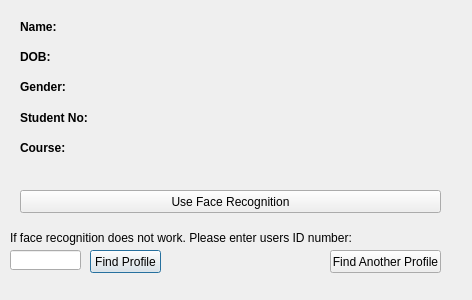
<?xml version="1.0" encoding="UTF-8"?>
<ui version="4.0">
 <class>FindProfile</class>
 <widget class="QDialog" name="FindProfile">
  <property name="geometry">
   <rect>
    <x>0</x>
    <y>0</y>
    <width>472</width>
    <height>300</height>
   </rect>
  </property>
  <property name="windowTitle">
   <string>Dialog</string>
  </property>
  <widget class="QLabel" name="lblCourseText">
   <property name="geometry">
    <rect>
     <x>20</x>
     <y>150</y>
     <width>251</width>
     <height>21</height>
    </rect>
   </property>
   <property name="text">
    <string/>
   </property>
  </widget>
  <widget class="QLabel" name="lblGenderText">
   <property name="geometry">
    <rect>
     <x>20</x>
     <y>90</y>
     <width>251</width>
     <height>21</height>
    </rect>
   </property>
   <property name="text">
    <string/>
   </property>
  </widget>
  <widget class="QLabel" name="lblCourse">
   <property name="geometry">
    <rect>
     <x>20</x>
     <y>140</y>
     <width>71</width>
     <height>16</height>
    </rect>
   </property>
   <property name="font">
    <font>
     <weight>75</weight>
     <bold>true</bold>
    </font>
   </property>
   <property name="text">
    <string>Course:</string>
   </property>
  </widget>
  <widget class="QLabel" name="lblStudentNoText">
   <property name="geometry">
    <rect>
     <x>20</x>
     <y>120</y>
     <width>251</width>
     <height>21</height>
    </rect>
   </property>
   <property name="text">
    <string/>
   </property>
  </widget>
  <widget class="QLabel" name="lblName">
   <property name="geometry">
    <rect>
     <x>20</x>
     <y>20</y>
     <width>47</width>
     <height>13</height>
    </rect>
   </property>
   <property name="font">
    <font>
     <weight>75</weight>
     <bold>true</bold>
    </font>
   </property>
   <property name="text">
    <string>Name:</string>
   </property>
  </widget>
  <widget class="QLabel" name="lblStudentNo">
   <property name="geometry">
    <rect>
     <x>20</x>
     <y>110</y>
     <width>71</width>
     <height>16</height>
    </rect>
   </property>
   <property name="font">
    <font>
     <weight>75</weight>
     <bold>true</bold>
    </font>
   </property>
   <property name="text">
    <string>Student No:</string>
   </property>
  </widget>
  <widget class="QPushButton" name="cmdFindProfile">
   <property name="geometry">
    <rect>
     <x>90</x>
     <y>250</y>
     <width>71</width>
     <height>23</height>
    </rect>
   </property>
   <property name="text">
    <string>Find Profile</string>
   </property>
  </widget>
  <widget class="QLabel" name="lblGender">
   <property name="geometry">
    <rect>
     <x>20</x>
     <y>80</y>
     <width>47</width>
     <height>13</height>
    </rect>
   </property>
   <property name="font">
    <font>
     <weight>75</weight>
     <bold>true</bold>
    </font>
   </property>
   <property name="text">
    <string>Gender:</string>
   </property>
  </widget>
  <widget class="QLabel" name="lblNameText">
   <property name="geometry">
    <rect>
     <x>20</x>
     <y>30</y>
     <width>251</width>
     <height>21</height>
    </rect>
   </property>
   <property name="text">
    <string/>
   </property>
  </widget>
  <widget class="QLabel" name="lblDOB">
   <property name="geometry">
    <rect>
     <x>20</x>
     <y>50</y>
     <width>47</width>
     <height>13</height>
    </rect>
   </property>
   <property name="font">
    <font>
     <weight>75</weight>
     <bold>true</bold>
    </font>
   </property>
   <property name="frameShape">
    <enum>QFrame::NoFrame</enum>
   </property>
   <property name="text">
    <string>DOB:</string>
   </property>
  </widget>
  <widget class="QLabel" name="lblDOBtext">
   <property name="geometry">
    <rect>
     <x>20</x>
     <y>60</y>
     <width>251</width>
     <height>21</height>
    </rect>
   </property>
   <property name="text">
    <string/>
   </property>
  </widget>
  <widget class="QLabel" name="label">
   <property name="geometry">
    <rect>
     <x>10</x>
     <y>230</y>
     <width>351</width>
     <height>16</height>
    </rect>
   </property>
   <property name="text">
    <string>If face recognition does not work. Please enter users ID number: </string>
   </property>
  </widget>
  <widget class="QLineEdit" name="txtIDNoFind">
   <property name="geometry">
    <rect>
     <x>10</x>
     <y>250</y>
     <width>71</width>
     <height>20</height>
    </rect>
   </property>
   <property name="maxLength">
    <number>4</number>
   </property>
  </widget>
  <widget class="QPushButton" name="cmdFindAnother">
   <property name="geometry">
    <rect>
     <x>330</x>
     <y>250</y>
     <width>111</width>
     <height>23</height>
    </rect>
   </property>
   <property name="text">
    <string>Find Another Profile</string>
   </property>
  </widget>
  <widget class="QPushButton" name="cmdUseFaceRec">
   <property name="geometry">
    <rect>
     <x>20</x>
     <y>190</y>
     <width>421</width>
     <height>23</height>
    </rect>
   </property>
   <property name="text">
    <string>Use Face Recognition</string>
   </property>
  </widget>
  <widget class="QLabel" name="lblImagDisplay">
   <property name="geometry">
    <rect>
     <x>290</x>
     <y>40</y>
     <width>151</width>
     <height>121</height>
    </rect>
   </property>
   <property name="text">
    <string/>
   </property>
  </widget>
 </widget>
 <resources/>
 <connections/>
</ui>
